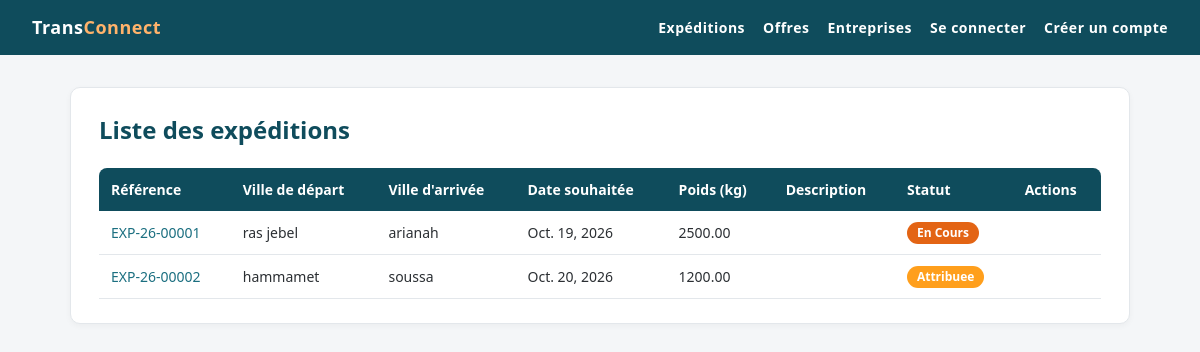
/expeditions/list/, run on an earlier commit of the app's database.
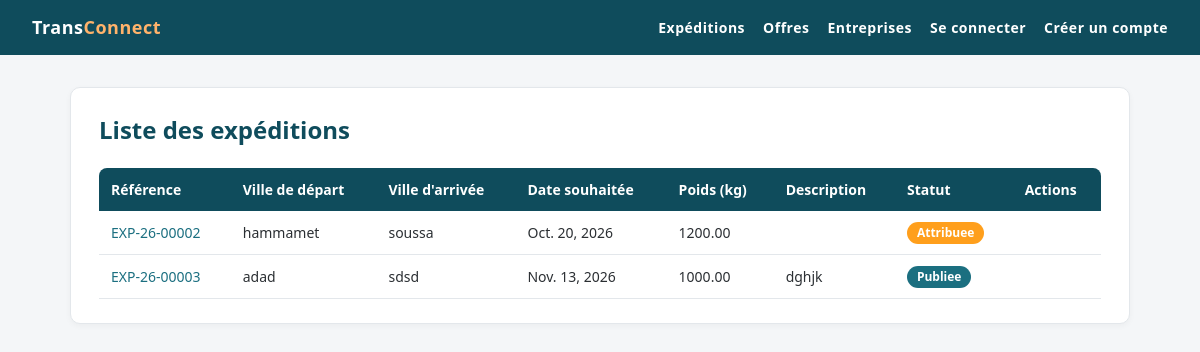
And on a later commit of the database.
### ExpeditionsApp/models.py (models this page shows, shortened)
class Expedition(models.Model):
    reference = models.CharField(max_length=20, unique=True)
    ville_depart = models.CharField(max_length=100)
    ville_arrivee = models.CharField(max_length=100)
    poids_kg = models.DecimalField(max_digits=10, decimal_places=2, null=False,validators=[MinValueValidator(0.01, "Le poids doit être supérieur à zéro")])
    date_souhaitee = models.DateField()
    description = models.TextField(blank=True, null=True)
    statut=models.CharField(max_length=20,choices=[ ('publiee','Publiee'), ('attribuee','Attribuee'), ('en cours','En Cours'), ('terminee','Terminee') ],default='publiee')
    created_at = models.DateTimeField(auto_now_add=True)
    updated_at = models.DateTimeField(auto_now=True)
    entreprise = models.ForeignKey(Entreprise, on_delete=models.CASCADE, related_name='expeditions',limit_choices_to={'type_entreprise': 'char'})

### ExpeditionsApp/views.py (the view)
# urls.py: path('list/',listExpeditions, name='list'),
def listExpeditions(request):
    list=Expedition.objects.all()
    return render(request,'expedition/list.html',{"liste":list})

### templates/expedition/list.html (shortened to what this page needs)
{% extends 'base.html' %}
{% block content %}
<div class="card">
    <div class="page-header">
        <h1>Liste des expéditions</h1>
    </div>
    <div class="table-wrap">
        <table>
            <thead>
                <tr>
                    <th>Référence</th>
                    <th>Ville de départ</th>
                    <th>Ville d'arrivée</th>
                    <th>Date souhaitée</th>
                    <th>Poids (kg)</th>
                    <th>Description</th>
                    <th>Statut</th>
                    <th>Actions</th>
                </tr>
            </thead>
            <tbody>
                {% for expedition in liste %}
                    <tr>
                        <td><a href="{% url 'expeditions:detail' expedition.pk %}">{{ expedition.reference }}</a></td>
                        <td>{{ expedition.ville_depart }}</td>
                        <td>{{ expedition.ville_arrivee }}</td>
                        <td>{{ expedition.date_souhaitee }}</td>
                        <td>{{ expedition.poids_kg }}</td>
                        <td>{{ expedition.description }}</td>
                        <td><span class="badge badge-{{ expedition.statut|slugify }}">{{ expedition.get_statut_display }}</span></td>
                        <td>
                        </td>
                    </tr>
                {% empty %}
                    <tr>
                        <td colspan="8" class="empty">Aucune expédition disponible.</td>
                    </tr>
                {% endfor %}
            </tbody>
        </table>
    </div>
</div>
{% endblock %}

What changed in the data, as far as the page shows it:
removed Expedition: reference "EXP-26-00001", ville_depart "ras jebel", ville_arrivee "arianah", date_souhaitee "Oct. 19, 2026", poids_kg "2500.00", statut "En Cours"
added Expedition: reference "EXP-26-00003", ville_depart "adad", ville_arrivee "sdsd", date_souhaitee "Nov. 13, 2026", poids_kg "1000.00", description "dghjk", statut "Publiee"
